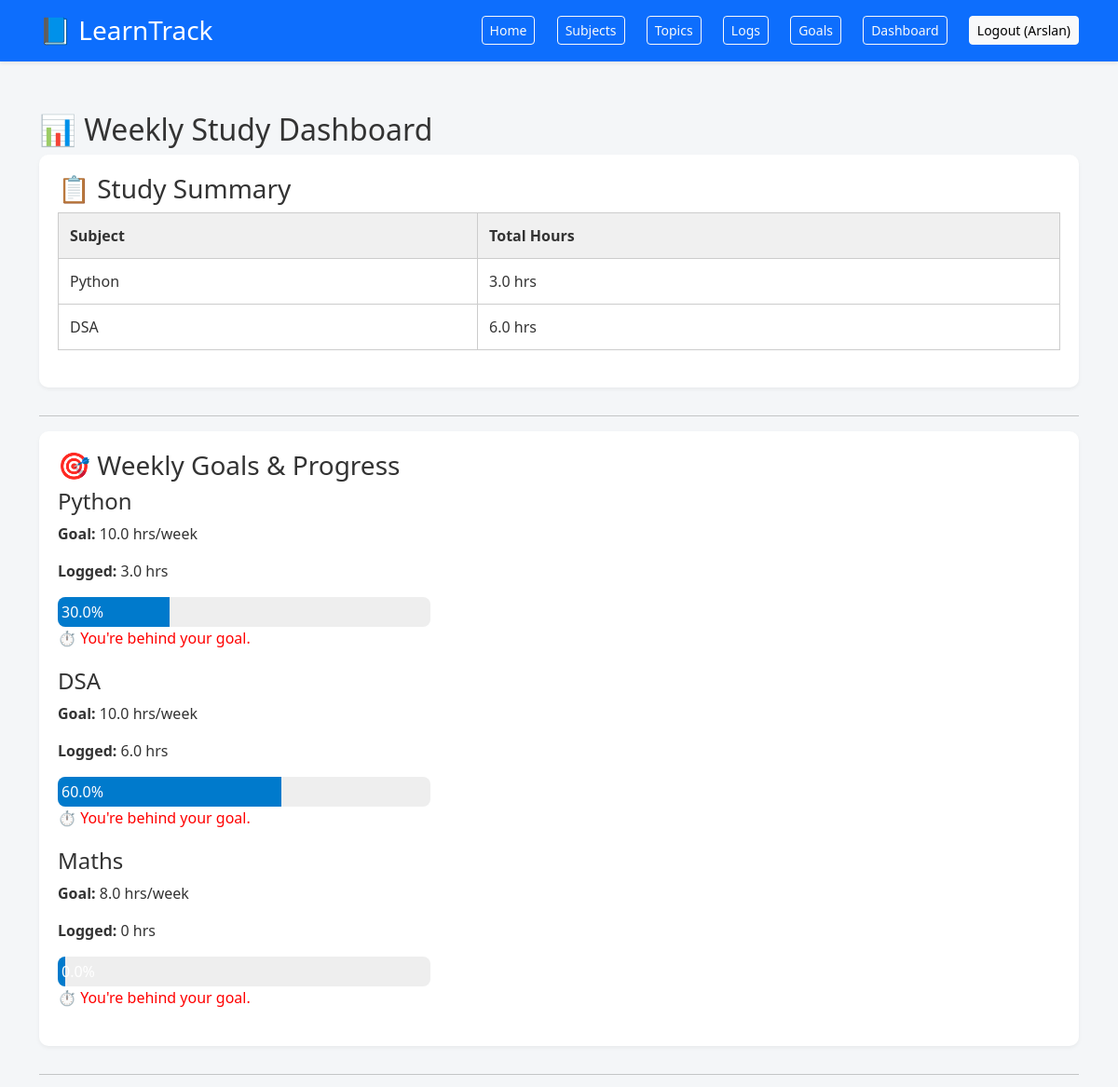
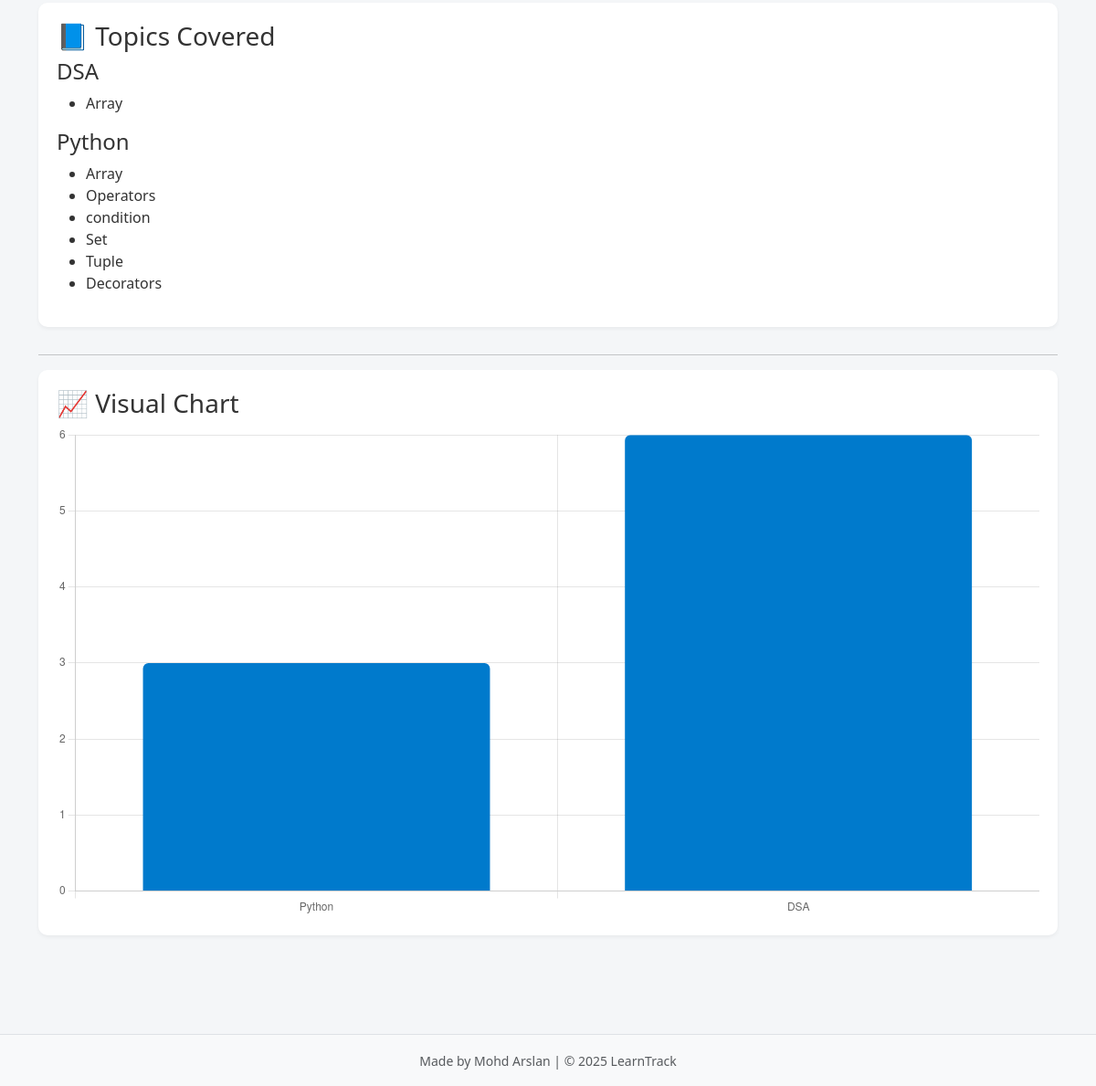
The app's page /dashboard (signed in) with its own data (2 pictures, top to bottom).
### tables this page shows
CREATE TABLE users (
                id INTEGER PRIMARY KEY AUTOINCREMENT,
                username TEXT NOT NULL UNIQUE,
                password TEXT NOT NULL
            );

CREATE TABLE subjects (
                id INTEGER PRIMARY KEY AUTOINCREMENT,
                name TEXT NOT NULL,
                user_id INTEGER NOT NULL,
                FOREIGN KEY(user_id) REFERENCES users(id)
            );

CREATE TABLE topics (
                id INTEGER PRIMARY KEY AUTOINCREMENT,
                subject_id INTEGER,
                name TEXT NOT NULL,
                user_id INTEGER NOT NULL,
                FOREIGN KEY(subject_id) REFERENCES subjects(id),
                FOREIGN KEY(user_id) REFERENCES users(id)
            );

### api/dashboard_routes.py (the view)
@dashboard_bp.route('/dashboard')
@login_required
def dashboard():
    with get_connection() as conn:
        cursor = conn.cursor()
        cursor.execute('''
            SELECT s.name, SUM(l.hours)
            FROM logs l
            JOIN subjects s ON l.subject_id = s.id
            WHERE l.user_id = ?
            GROUP BY l.subject_id
        ''', (current_user.id,))
        stats = cursor.fetchall()
        cursor.execute('''
            SELECT g.subject_id, s.name, g.weekly_hours, IFNULL(SUM(l.hours), 0)
            FROM goals g
            JOIN subjects s ON g.subject_id = s.id
            LEFT JOIN logs l ON g.subject_id = l.subject_id AND l.user_id = g.user_id
            WHERE g.user_id = ?
            GROUP BY g.subject_id
        ''', (current_user.id,))
        detailed_goals_raw = cursor.fetchall()
        detailed_goals = []
        for row in detailed_goals_raw:
            detailed_goals.append({
                "id": row[0],
                "name": row[1],
                "goal": row[2],
                "logged": row[3]
            })
        cursor.execute('''
            SELECT s.name, t.name
            FROM topics t
            JOIN subjects s ON t.subject_id = s.id
            WHERE t.user_id = ?
        ''', (current_user.id,))
        topics_raw = cursor.fetchall()
        topic_data = {}
        for subject_name, topic_name in topics_raw:
            topic_data.setdefault(subject_name, []).append(topic_name)
    return render_template('dashboard.html', stats=stats, detailed_goals=detailed_goals, topic_data=topic_data)

### app.py (called while the page is built)
@login_manager.user_loader
def load_user(user_id):
    with get_connection() as conn:
        cursor = conn.cursor()
        cursor.execute("SELECT username FROM users WHERE id = ?", (user_id,))
        row = cursor.fetchone()
        if row:
            return User(user_id, row[0])  # ✅ Return a User object
        return None

### models.py (called while the page is built)
def get_connection():
    return sqlite3.connect(DB_NAME)

### templates/dashboard.html (shortened to what this page needs)
{% extends 'base.html' %}
{% block content %}
<h2>📊 Weekly Study Dashboard</h2>
<div class="dashboard-section">
    <h3>📋 Study Summary</h3>
    <table>
        <thead>
            <tr>
                <th>Subject</th>
                <th>Total Hours</th>
            </tr>
        </thead>
        <tbody>
            {% for subject in stats %}
            <tr>
                <td>{{ subject[0] }}</td>
                <td>{{ subject[1]|round(1) }} hrs</td>
            </tr>
            {% endfor %}
        </tbody>
    </table>
</div>
<hr>
<div class="dashboard-section">
    <h3>🎯 Weekly Goals & Progress</h3>
    {% for subject in detailed_goals %}
        <div style="margin-bottom: 20px;">
            <h4>{{ subject.name }}</h4>
            <p><strong>Goal:</strong> {{ subject.goal }} hrs/week</p>
            <p><strong>Logged:</strong> {{ subject.logged|round(1) }} hrs</p>
            {% set percent = (subject.logged / subject.goal * 100) if subject.goal > 0 else 0 %}
            <div style="background: #eee; border-radius: 8px; overflow: hidden; width: 100%; max-width: 400px;">
                <div style="width: {{ percent if percent < 100 else 100 }}%; background: #007acc; color: white; padding: 4px;">
                    {{ percent|round(1) }}%
                </div>
            </div>
            {% if subject.logged < subject.goal %}
                <p style="color: red;">⏱️ You're behind your goal.</p>
            {% elif subject.logged > subject.goal %}
                <p style="color: green;">✅ You’ve exceeded your goal!</p>
            {% else %}
                <p>🎯 You're exactly on track!</p>
            {% endif %}
        </div>
    {% else %}
        <p>No goals set yet. <a href="{{ url_for('goals.goals') }}">Set goals</a>.</p>
    {% endfor %}
</div>
<hr>
<div class="dashboard-section">
    <h3>📘 Topics Covered</h3>
    {% if topic_data %}
        {% for subject, topics in topic_data.items() %}
            <div>
                <h4>{{ subject }}</h4>
                <ul>
                    {% for topic in topics %}
                        <li>{{ topic }}</li>
                    {% endfor %}
                </ul>
            </div>
        {% endfor %}
    {% else %}
        <p>No topics logged yet.</p>
    {% endif %}
</div>
<hr>
<div class="dashboard-section">
    <h3>📈 Visual Chart</h3>
    <canvas id="studyChart" width="400" height="200"></canvas>
</div>
<script>
    const ctx = document.getElementById('studyChart');
    const chart = new Chart(ctx, {
        type: 'bar',
        data: {
            labels: [{% for subject in stats %}"{{ subject[0] }}",{% endfor %}],
            datasets: [{
                label: 'Total Hours',
                data: [{% for subject in stats %}{{ subject[1] }},{% endfor %}],
                backgroundColor: '#007acc',
                borderRadius: 6
            }]
        },
        options: {
            responsive: true,
            plugins: { legend: { display: false } },
            scales: { y: { beginAtZero: true } }
        }
    });
</script>
{% endblock %}

### templates/base.html (shortened to what this page needs)
<!DOCTYPE html>
<html lang="en">
<head>
    <link href="https://cdn.jsdelivr.net/npm/bootstrap@5.3.0/dist/css/bootstrap.min.css" rel="stylesheet">
    <link rel="stylesheet" href="{{ url_for('static', filename='style.css') }}">
</head>
<body>
<header class="bg-primary text-white p-3 shadow-sm mb-4">
    <div class="container d-flex justify-content-between align-items-center flex-wrap">
        <h1 class="fs-3 mb-0"><a href="{{ url_for('dashboard.index') }}" class="text-white text-decoration-none">📘 LearnTrack</a></h1>
        <nav class="mt-2 mt-sm-0">
            <a href="{{ url_for('dashboard.index') }}" class="btn btn-outline-light btn-sm me-1">Home</a>
            <a href="{{ url_for('subjects.subjects') }}" class="btn btn-outline-light btn-sm me-1">Subjects</a>
            <a href="{{ url_for('topics.topics') }}" class="btn btn-outline-light btn-sm me-1">Topics</a>
            <a href="{{ url_for('logs.log_study') }}" class="btn btn-outline-light btn-sm me-1">Logs</a>
            <a href="{{ url_for('goals.goals') }}" class="btn btn-outline-light btn-sm me-1">Goals</a>
            <a href="{{ url_for('dashboard.dashboard') }}" class="btn btn-outline-light btn-sm me-1">Dashboard</a>
            {% if current_user.is_authenticated %}
                <a href="{{ url_for('auth.logout') }}" class="btn btn-light btn-sm">Logout ({{ current_user.username }})</a>
            {% else %}
                <a href="{{ url_for('auth.login') }}" class="btn btn-light btn-sm me-1">Login</a>
                <a href="{{ url_for('auth.register') }}" class="btn btn-light btn-sm">Register</a>
            {% endif %}
        </nav>
    </div>
</header>
<main class="container mb-5">
    {% block content %}{% endblock %}
</main>
<footer class="text-center text-muted py-3 bg-light border-top">
    <small>Made by Mohd Arslan | © 2025 LearnTrack</small>
</footer>
</body>
</html>

### static/style.css (style rules this page uses)
body { margin: 0; font-family: 'Segoe UI', Tahoma, Geneva, Verdana, sans-serif; background-color: #f4f6f8; color: #333; }
a { color: #007acc; text-decoration: none; }
header { background-color: #007acc; color: white; padding: 15px 30px; display: flex; justify-content: space-between; align-items: center; flex-wrap: wrap; }
header h1 { margin: 0; font-size: 24px; }
header nav { margin-top: 10px; }
header nav a { margin-left: 15px; color: white; font-weight: 500; }
main { padding: 30px 20px; max-width: 960px; margin: auto; }
table { width: 100%; border-collapse: collapse; margin-bottom: 20px; }
th, td { border: 1px solid #ccc; padding: 12px; text-align: left; }
th { background-color: #f0f0f0; }
.dashboard-section { background-color: white; padding: 20px; margin-bottom: 30px; border-radius: 10px; box-shadow: 0 2px 4px rgba(0,0,0,0.05); }
footer { text-align: center; padding: 20px; background-color: #e0e0e0; color: #333; margin-top: 40px; }

### records on screen
users: username "Arslan"
subjects: name "Python", subject "3.0", goal "10.0", logged "3.0", percent "30.0"
subjects: name "DSA", subject "6.0", goal "10.0", logged "6.0", percent "60.0"
subjects: name "Maths", goal "8.0", logged "0", percent "0.0"
topics: name "DSA", name "Array"
topics: name "Python", name "Array"
topics: name "Operators"
topics: name "condition"
topics: name "Set"
topics: name "Tuple"
topics: name "Decorators"

### other values on screen
chart data {{ subject[0] }} Python, DSA
chart data {{ subject[1] }} 3.0, 6.0
